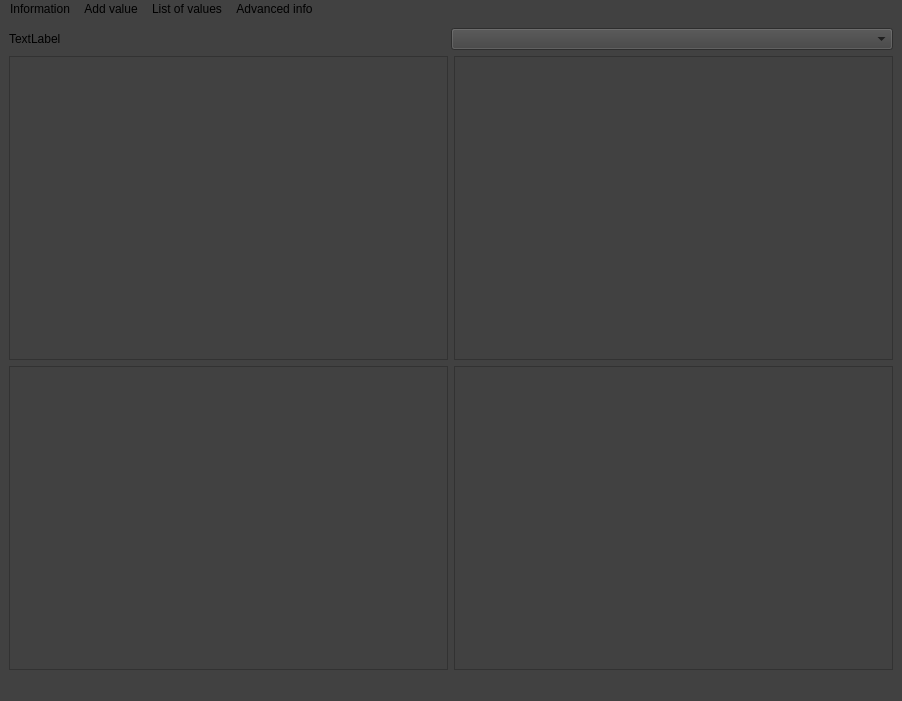
<?xml version="1.0" encoding="UTF-8"?>
<ui version="4.0">
 <class>MainWindow</class>
 <widget class="QMainWindow" name="MainWindow">
  <property name="geometry">
   <rect>
    <x>0</x>
    <y>0</y>
    <width>902</width>
    <height>701</height>
   </rect>
  </property>
  <property name="windowTitle">
   <string>MainWindow</string>
  </property>
  <property name="styleSheet">
   <string notr="true">selection-color: rgb(202, 252, 201);
background-color: rgb(65, 65, 65);</string>
  </property>
  <widget class="QWidget" name="centralwidget">
   <layout class="QVBoxLayout" name="verticalLayout_3">
    <item>
     <layout class="QVBoxLayout" name="verticalLayout_2">
      <item>
       <layout class="QHBoxLayout" name="horizontalLayout_3">
        <property name="spacing">
         <number>0</number>
        </property>
        <property name="sizeConstraint">
         <enum>QLayout::SetMinAndMaxSize</enum>
        </property>
        <item>
         <widget class="QLabel" name="label">
          <property name="maximumSize">
           <size>
            <width>16777215</width>
            <height>50</height>
           </size>
          </property>
          <property name="text">
           <string>TextLabel</string>
          </property>
         </widget>
        </item>
        <item>
         <widget class="QComboBox" name="comboBox"/>
        </item>
       </layout>
      </item>
      <item>
       <layout class="QVBoxLayout" name="verticalLayout">
        <item>
         <layout class="QHBoxLayout" name="horizontalLayout">
          <item>
           <widget class="QFrame" name="frame">
            <property name="frameShape">
             <enum>QFrame::StyledPanel</enum>
            </property>
            <property name="frameShadow">
             <enum>QFrame::Raised</enum>
            </property>
           </widget>
          </item>
          <item>
           <widget class="QFrame" name="frame_2">
            <property name="frameShape">
             <enum>QFrame::StyledPanel</enum>
            </property>
            <property name="frameShadow">
             <enum>QFrame::Raised</enum>
            </property>
           </widget>
          </item>
         </layout>
        </item>
        <item>
         <layout class="QHBoxLayout" name="horizontalLayout_2">
          <item>
           <widget class="QFrame" name="frame_3">
            <property name="frameShape">
             <enum>QFrame::StyledPanel</enum>
            </property>
            <property name="frameShadow">
             <enum>QFrame::Raised</enum>
            </property>
           </widget>
          </item>
          <item>
           <widget class="QFrame" name="frame_4">
            <property name="frameShape">
             <enum>QFrame::StyledPanel</enum>
            </property>
            <property name="frameShadow">
             <enum>QFrame::Raised</enum>
            </property>
           </widget>
          </item>
         </layout>
        </item>
       </layout>
      </item>
     </layout>
    </item>
   </layout>
  </widget>
  <widget class="QMenuBar" name="menubar">
   <property name="geometry">
    <rect>
     <x>0</x>
     <y>0</y>
     <width>902</width>
     <height>21</height>
    </rect>
   </property>
   <widget class="QMenu" name="menuInformation">
    <property name="title">
     <string>Information</string>
    </property>
   </widget>
   <widget class="QMenu" name="menuAdd_value">
    <property name="title">
     <string>Add value</string>
    </property>
   </widget>
   <widget class="QMenu" name="menuList_of_values">
    <property name="title">
     <string>List of values</string>
    </property>
   </widget>
   <widget class="QMenu" name="menuAdvanced_info">
    <property name="title">
     <string>Advanced info</string>
    </property>
   </widget>
   <addaction name="menuInformation"/>
   <addaction name="menuAdd_value"/>
   <addaction name="menuList_of_values"/>
   <addaction name="menuAdvanced_info"/>
  </widget>
  <widget class="QStatusBar" name="statusbar"/>
 </widget>
 <resources/>
 <connections/>
</ui>
